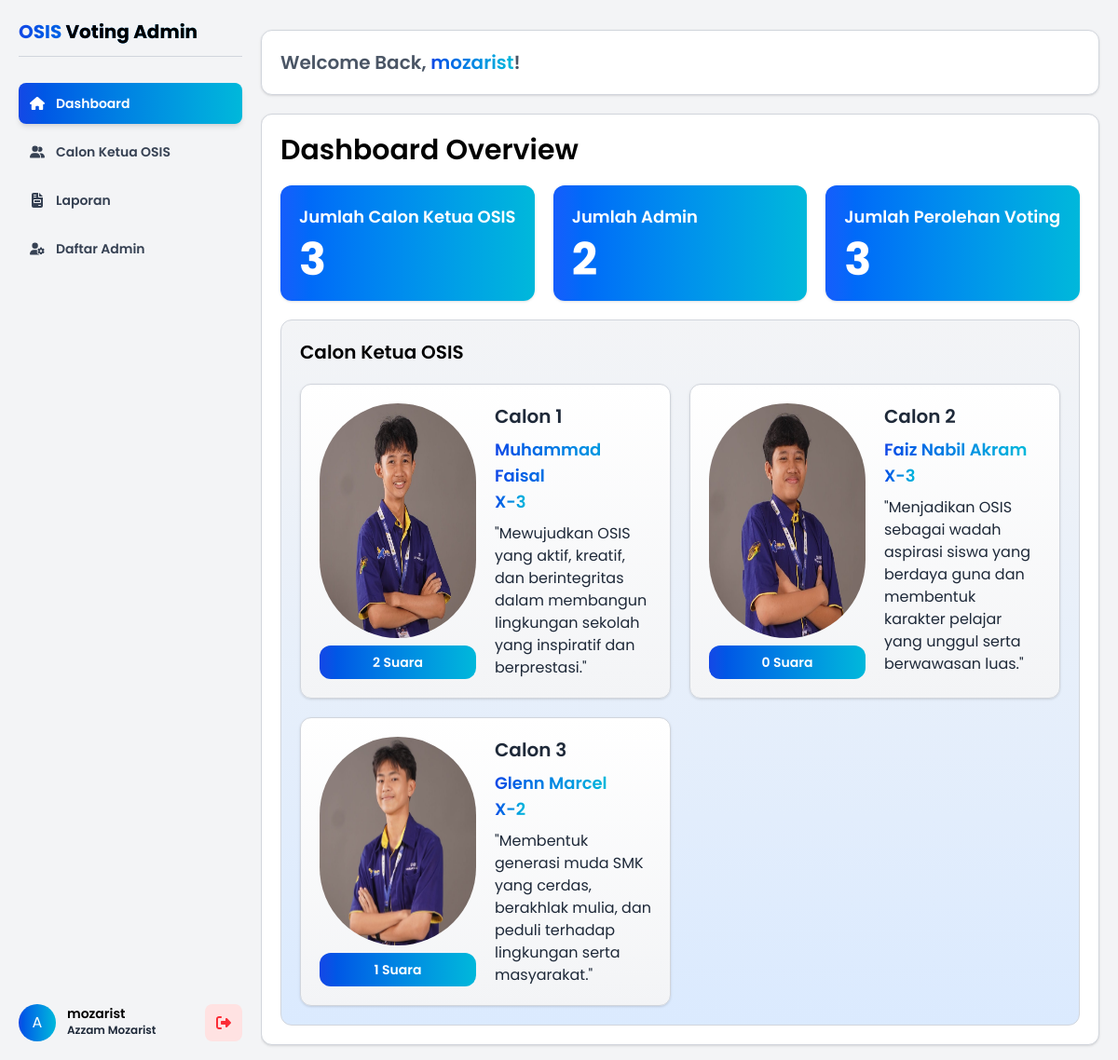
The page /admin/index.php (signed in) on the database its author committed.
### tables this page shows
CREATE TABLE `calon` (
  `id_calon` int NOT NULL,
  `nama` varchar(50) NOT NULL,
  `visi` text NOT NULL,
  `kelas` varchar(50) NOT NULL,
  `foto` varchar(255) NOT NULL
);

### admin/index.php (the view, shortened to what this page needs)
<?php
include "header.php";
?>
        <h2 class="font-semibold text-3xl">Dashboard Overview</h2>
        <div class="grid grid-cols-1 md:grid-cols-2 lg:grid-cols-3 gap-5">
            <div class="rounded-xl p-5 text-white bg-gradient-to-r from-blue-600 to-cyan-500 shadow-sm space-y-2">
                <h5 class="text-lg font-semibold">Jumlah Calon Ketua OSIS</h5>
                <p class="text-5xl font-bold">
                    <?php
                          $sql = "SELECT COUNT(id_calon) AS jumlah_calon FROM calon";
                          $go = mysqli_query($koneksi, $sql);
                          if ($go) {
                              $data = mysqli_fetch_assoc($go);
                              echo $data['jumlah_calon'];
                          } else {
                              echo "Gagal mengambil data: " . mysqli_error($koneksi);
                          }
                    ?>
                </p>
            </div>
            <div class="rounded-xl p-5 text-white bg-gradient-to-r from-blue-600 to-cyan-500 shadow-sm space-y-2">
                <h5 class="text-lg font-semibold">Jumlah Admin</h5>
                <p class="text-5xl font-bold">
                    <?php
                          $sql = "SELECT COUNT(id_admin) AS jumlah_admin FROM admin";
                          $go = mysqli_query($koneksi, $sql);
                          if ($go) {
                              $data = mysqli_fetch_assoc($go);
                              echo $data['jumlah_admin'];
                          } else {
                              echo "Gagal mengambil data: " . mysqli_error($koneksi);
                          }
                    ?>
                </p>
            </div>
            <div class="rounded-xl p-5 text-white bg-gradient-to-r from-blue-600 to-cyan-500 shadow-sm space-y-2">
                <h5 class="text-lg font-semibold">Jumlah Perolehan Voting</h5>
                <p class="text-5xl font-bold">
                    <?php
                          $sql = "SELECT COUNT(id_voting) AS jumlah_voting FROM voting";
                          $go = mysqli_query($koneksi, $sql);
                          if ($go) {
                              $data = mysqli_fetch_assoc($go);
                              echo $data['jumlah_voting'];
                          } else {
                              echo "Gagal mengambil data: " . mysqli_error($koneksi);
                          }
                    ?>
                </p>
            </div>
        </div>
        <div class="space-y-5 p-5 border border-gray-300 bg-gradient-to-t from-blue-100 to-gray-100 rounded-xl">
            <h5 class="text-xl font-semibold">
                Calon Ketua OSIS
            </h5>
        <div class="grid grid-cols-1 md:grid-cols-2 2xl:grid-cols-3 gap-5">
            <?php
$no = 1;
$sql = "SELECT * FROM calon ORDER BY id_calon ASC";
$hasil = mysqli_query($koneksi, $sql);
if (mysqli_num_rows($hasil) === 0) {
    echo "<p>Belum ada calon ketua OSIS!</p>";
} else {
    foreach ($hasil as $hsl) {
?>
<div class="bg-gradient-to-t from-gray-100 to-white border border-gray-300 shadow-sm rounded-xl w-full flex flex-col lg:flex-row justify-center gap-5 p-5">
    <div class="flex flex-col gap-2 flex-1">
        <img src="../Assets/uploads/<?=$hsl['foto']?>" class="w-full h-full rounded-full" alt="foto calon">
        <div class="bg-gradient-to-r from-blue-700 to-cyan-500 text-white text-sm text-center font-semibold p-2 rounded-xl">
            <?php
            $sql_suara = "SELECT count(id_voting) as jumlah_suara FROM `voting` where id_calon= " . $hsl['id_calon'];
            $hasil_suara = mysqli_query($koneksi, $sql_suara);
            if ($hasil_suara) {
                $data_suara = mysqli_fetch_assoc($hasil_suara);
                echo $data_suara['jumlah_suara'] . " Suara";
            }
            ?>
        </div>
    </div>
    <div class="flex flex-col gap-2 flex-1">
        <h5 class="text-gray-800 text-xl font-semibold">
            Calon <?=$no++?>
        </h5>
        <div>
            <h5 class="bg-gradient-to-r from-blue-700 to-cyan-500 bg-clip-text text-transparent text-lg font-semibold w-fit"><?=$hsl['nama']?></h5>
            <h5 class="bg-gradient-to-r from-blue-700 to-cyan-500 bg-clip-text text-transparent text-lg font-semibold w-fit"><?=$hsl['kelas']?></h5>
        </div>
        <p class="text-gray-800 text-md">
            "<?=$hsl['visi']?>"
        </p>
    </div>
</div>
<?php
    }
}
?>
</div>
</div>
    </main>
</body>
</html>

### rows shown on the page
calon: foto (picture), jumlah_suara "2", visi "Mewujudkan OSIS yang aktif, kreatif, dan berintegritas dalam membangun lingkungan sekolah yang inspiratif dan berprestasi."
calon: foto (picture), jumlah_suara "0", visi "Menjadikan OSIS sebagai wadah aspirasi siswa yang berdaya guna dan membentuk karakter pelajar yang unggul serta berwawasan luas."
calon: foto (picture), jumlah_suara "1", visi "Membentuk generasi muda SMK yang cerdas, berakhlak mulia, dan peduli terhadap lingkungan serta masyarakat."

### other values the page prints
substr($_SESSION['nama_lengkap'], 0, 1) "A"
$_SESSION['username'] "mozarist"
$_SESSION['nama_lengkap'] "Azzam Mozarist"
$data['jumlah_calon'] "3"
$data['jumlah_admin'] "2"
$data['jumlah_voting'] "3"
